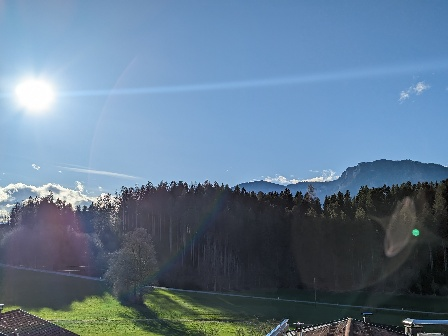
#> input picture assignment1/resized_photo.jpg, 448 x 336 px
$ python task6.py
#> lines starting #> are read from the running program, lines starting #| are printed output that depends on the picture
### assignment1/helpers.py
import cv2
import numpy as np
from matplotlib import pyplot as plt


def showimage(myimage, figsize=[10,10]):
    if (myimage.ndim>2):
        myimage = myimage[:,:,::-1]
    _, ax = plt.subplots(figsize=figsize)
    ax.imshow(myimage, cmap = 'gray', interpolation = 'bicubic')
    plt.xticks([]), plt.yticks([])
    plt.show()

def showimages(images, figuresize, cmap='gray', txt=''):
    _, ax = plt.subplots(1, len(images), figsize=figuresize, dpi=120)
    for i, image in enumerate(images):
        ax[i].imshow(image, cmap=cmap)
    plt.figtext(0.5, 0.01, txt, wrap=True, horizontalalignment='center', fontsize=14)
    plt.show()

# [13 lines left out: function swap_quadrants, not called in this run]

### assignment1/task6.py
import cv2
from matplotlib import pyplot as plt
import helpers

img = cv2.imread("resized_photo.jpg", cv2.IMREAD_COLOR)
#> img is the input picture: shape (336, 448, 3); mean B, G, R 144, 121.5, 97.6
helpers.showimage(img)
#gaussian
images = list()
images.append(img)
for i in range(4):
    images.append(cv2.pyrDown(images[i]))
#> after the loop, images = 5 items

helpers.showimages(images, (18,6))
#> the loop in showimages, `for i, image in enumerate(images):` made 5 passes
#> in showimages, `plt.show()`:
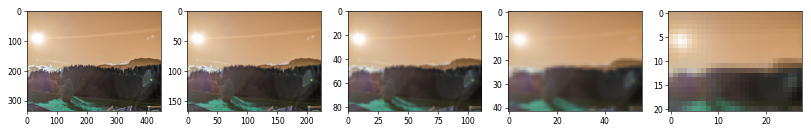
#> figure drawn by matplotlib, 5 panels; B, G, R data is drawn as R, G, B
#laplacian
laplacian_images = list()

for i in range(4):
    laplacian_images.append(cv2.subtract(images[i], cv2.pyrUp(images[i+1])))
#> after the loop, laplacian_images = 4 items

helpers.showimages(laplacian_images, (18,6))
#> call 2 of showimages, with figuresize = (18, 6), cmap = 'gray', txt = ''
#> the loop in showimages (call 2), `for i, image in enumerate(images):` made 4 passes
#> in showimages (call 2), `plt.show()`:
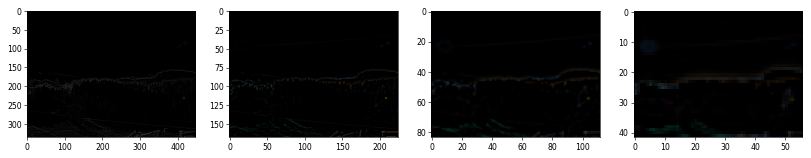
#> figure drawn by matplotlib, 4 panels
cv2.waitKey()
